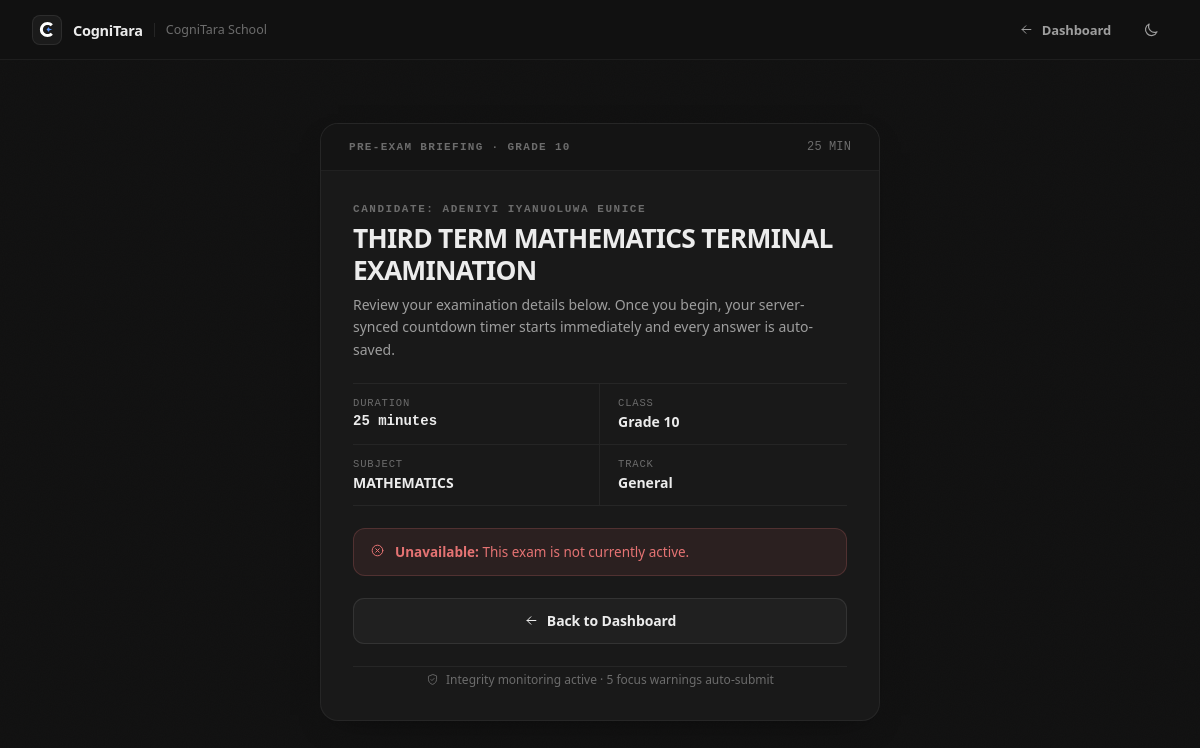
Page /exam_start/140 (signed in) on the committed database.
### tables this page shows
CREATE TABLE exams (
    id INTEGER PRIMARY KEY AUTOINCREMENT,
    name TEXT,
    class TEXT,
    duration INTEGER DEFAULT 30,
    active INTEGER DEFAULT 0
, teacher_id INTEGER, specialisation TEXT DEFAULT 'General', subject_tag TEXT DEFAULT 'General', specialisation_tag TEXT DEFAULT 'General', max_warnings INTEGER DEFAULT 5, calculator_type TEXT DEFAULT 'none', deactivated INTEGER DEFAULT 0);

### cognitara/routes/examinations/regular.py (the view, shortened to what this page needs)
@exam_regular_bp.route("/exam_start/<int:exam_id>")
def exam_start(exam_id):
    if "student_id" not in session:
        return redirect("/")
    conn = get_db_connection()
    exam = conn.execute("SELECT * FROM exams WHERE id=?", (exam_id,)).fetchone()
    if not exam:
        conn.close()
        return "Exam not found", 404
    if not exam["active"]:
        conn.close()
        return render_template("exam_start.html",
                               exam=exam,
                               error="This exam is not currently active.",
                               student_name=session.get("full_name", session["username"]))

### cognitara/database/connection.py (called while the page is built)
    def __getitem__(self, key):
        return self._row[key]

    def __len__(self):
        return len(self._row)

### cognitara/database/initialization.py (called while the page is built, shortened)
def ensure_deadline_columns(conn):
    global _CHECKED_DBS
    try:
        db_file = conn.execute("PRAGMA database_list;").fetchone()[2] or ":memory:"
    except Exception:
        db_file = "unknown"
    if db_file in _CHECKED_DBS:
        return

### cognitara/security/csrf_ratelimit.py (called while the page is built, shortened)
def inject_csrf_from_body():
    if "HTTP_X_CSRFTOKEN" not in request.environ and "HTTP_X_CSRF_TOKEN" not in request.environ:
        token = None
        if request.is_json:
            json_data = request.get_json(silent=True) or {}
            token = json_data.get("csrf_token")
        else:
            c_type = request.content_type or ""
        if token:
            request.environ["HTTP_X_CSRFTOKEN"] = str(token)

### cognitara/security/license_guard.py (called while the page is built, shortened)
def is_testing_bypass_active(app) -> bool:
    if getattr(sys, "frozen", False):
        return False
    if not app.config.get("TESTING", False):
        return False

def should_enforce_license(app) -> bool:
    if getattr(sys, "frozen", False):
        return True
    if is_testing_bypass_active(app):
        return False
    if app.config.get("ENFORCE_LICENSE", False):
        return True
    if os.environ.get("COGNITARA_ENFORCE_LICENSE") == "1":
        return True
    if os.environ.get("COGNITARA_DESKTOP_MANAGED") == "1":
        return True
    return False

def enforce_license_before_request():
    from flask import current_app, jsonify, request
    if not should_enforce_license(current_app):
        return None

### templates/exam_start.html (shortened to what this page needs)
{%- from '_ct_shell.html' import ico, ct_boot_script -%}
{%- set ICONS = url_for('static', filename='icons/cognitara-icons.svg') -%}
{%- set _school = school_branding if school_branding is defined and school_branding else {'school_name': 'CogniTara School', 'current_term': 'First Term', 'academic_session': '2026/2027'} -%}
<!DOCTYPE html>
<html lang="en" data-theme="dark">
<head>
  <link rel="stylesheet" href="{{ url_for('static', filename='css/cognitara-web.css') }}">
  <link rel="stylesheet" href="{{ url_for('static', filename='css/cognitara-student-studio.css') }}">
</head>
<body class="st-body">
  <div class="st-shell">
    <header class="st-nav">
      <a class="st-brand" href="/dashboard" aria-label="Back to Student Portal">
        <span class="st-brand__mark"><svg viewBox="0 0 200 200"><use href="{{ ICONS }}#ct-mark"/></svg></span>
        <span class="st-brand__name">CogniTara</span>
        <span class="st-brand__meta">{{ _school.school_name }}</span>
      </a>
      <div class="st-nav__right">
        <a href="/dashboard" class="st-btn st-btn--ghost" style="height:36px;padding:0 12px;font-size:13px">{{ ico('i-arrow-left', 'ct-ico--sm') }}<span>Dashboard</span></a>
        <button type="button" class="st-icon-btn" data-ct-theme-toggle aria-label="Switch theme">
          <span class="ct-theme-ico">{{ ico('i-moon', 'ct-theme-ico__moon') }}{{ ico('i-sun', 'ct-theme-ico__sun') }}</span>
        </button>
      </div>
    </header>
    <main class="st-folio-stage">
      <section class="st-brief" aria-label="Examination briefing">
        <div class="st-folio__top">
          <span class="st-folio__doc-id">Pre-Exam Briefing · {{ exam.class }}</span>
          <span class="st-pill st-mono">{{ exam.duration }} MIN</span>
        </div>
        <div class="st-brief__body">
          <div class="st-folio__headline">
            <span class="st-eyebrow">Candidate: {{ student_name }}</span>
            <h1>{{ exam.name }}</h1>
            <p>Review your examination details below. Once you begin, your server-synced countdown timer starts immediately and every answer is auto-saved.</p>
          </div>
          <div class="st-ledger">
            <div class="st-ledger__cell">
              <span>Duration</span>
              <strong class="st-mono">{{ exam.duration }} minutes</strong>
            </div>
            <div class="st-ledger__cell">
              <span>Class</span>
              <strong>{{ exam.class }}</strong>
            </div>
            <div class="st-ledger__cell">
              <span>Subject</span>
              <strong>{{ exam.subject_tag or 'General' }}</strong>
            </div>
            <div class="st-ledger__cell">
              <span>Track</span>
              <strong>{{ exam.specialisation_tag or 'General' }}</strong>
            </div>
          </div>
          {% if error %}
          <div style="padding:14px 16px;border-radius:12px;background:var(--st-bad-soft);border:1px solid var(--st-bad-line);color:var(--st-bad);font-size:13.5px;display:flex;align-items:flex-start;gap:10px" role="alert">
            {{ ico('i-x-circle', 'ct-ico--sm') }}
            <div><strong>Unavailable:</strong> {{ error }}</div>
          </div>
          <a href="/dashboard" class="st-btn st-btn--secondary st-btn--lg st-btn--block">{{ ico('i-arrow-left', 'ct-ico--sm') }}<span>Back to Dashboard</span></a>
          {% endif %}
          <div style="display:flex;align-items:center;justify-content:center;gap:7px;font-size:12px;color:var(--st-ink-3);padding-top:4px;border-top:1px solid var(--st-line)">
            {{ ico('i-shield', 'ct-ico--xs') }}
            <span>Integrity monitoring active · 5 focus warnings auto-submit</span>
          </div>
        </div>
      </section>
    </main>
  </div>
</body>
</html>

### rows in the picture
exams: class "GRADE 10", duration "25", name "THIRD TERM MATHEMATICS TERMINAL EXAMINATION", class "Grade 10", subject_tag "MATHEMATICS", specialisation_tag "General"

### other values in the picture
{{ _school.school_name }} "CogniTara School"
{{ student_name }} "ADENIYI IYANUOLUWA EUNICE"
{{ error }} "This exam is not currently active."
